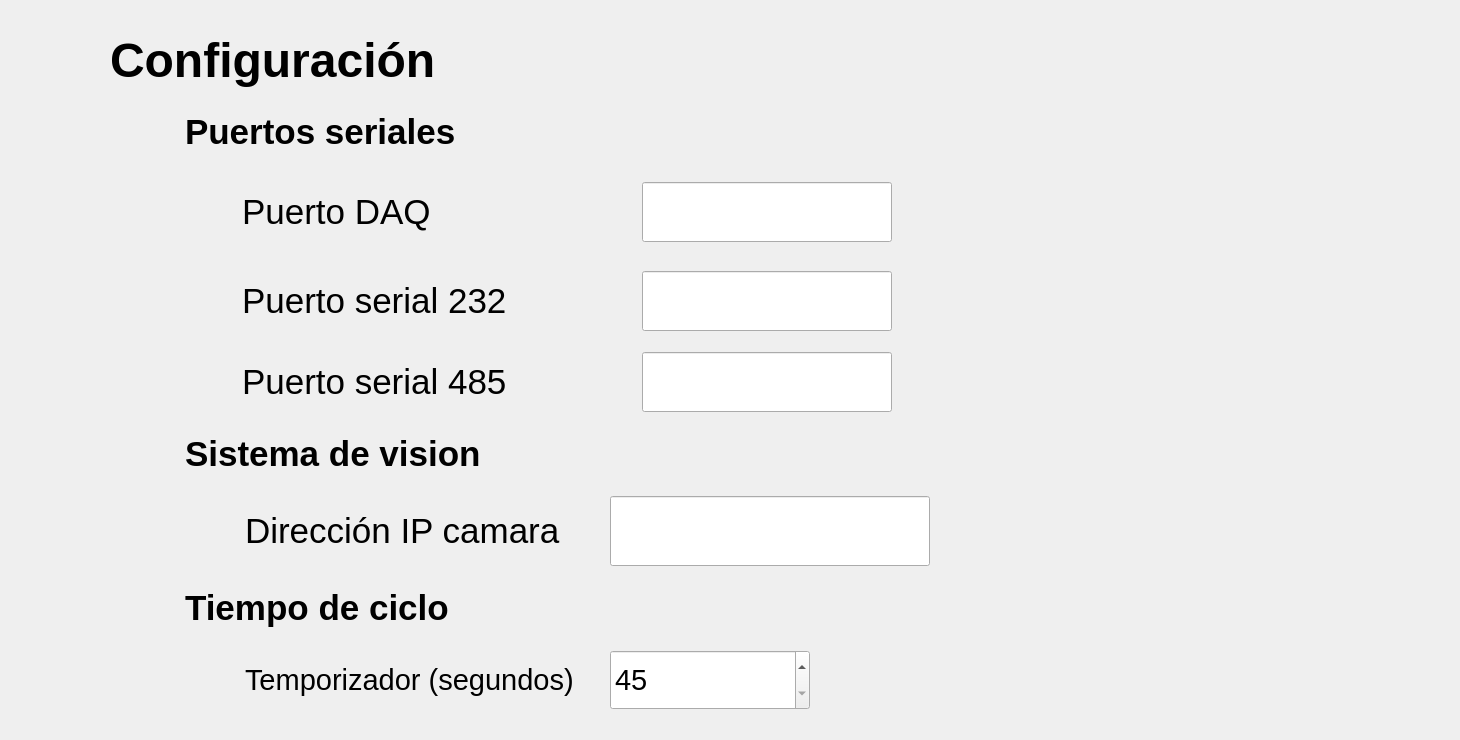
      <widget class="QWidget" name="ConfigurationEditSave">
       <property name="font">
        <font>
         <pointsize>26</pointsize>
        </font>
       </property>
       <layout class="QVBoxLayout" name="verticalLayout_13">
        <property name="spacing">
         <number>12</number>
        </property>
        <property name="leftMargin">
         <number>30</number>
        </property>
        <property name="topMargin">
         <number>30</number>
        </property>
        <property name="rightMargin">
         <number>30</number>
        </property>
        <property name="bottomMargin">
         <number>30</number>
        </property>
        <item>
         <layout class="QHBoxLayout" name="horizontalLayout_76">
          <property name="spacing">
           <number>30</number>
          </property>
          <item>
           <widget class="QLabel" name="lblConfig_4">
            <property name="minimumSize">
             <size>
              <width>50</width>
              <height>50</height>
             </size>
            </property>
            <property name="maximumSize">
             <size>
              <width>50</width>
              <height>50</height>
             </size>
            </property>
            <property name="text">
             <string/>
            </property>
            <property name="pixmap">
             <pixmap resource="../resources/resources.qrc">:/resources/cogwheel.png</pixmap>
            </property>
            <property name="scaledContents">
             <bool>true</bool>
            </property>
           </widget>
          </item>
          <item>
           <widget class="QLabel" name="label_43">
            <property name="minimumSize">
             <size>
              <width>380</width>
              <height>60</height>
             </size>
            </property>
            <property name="maximumSize">
             <size>
              <width>380</width>
              <height>60</height>
             </size>
            </property>
            <property name="font">
             <font>
              <pointsize>36</pointsize>
              <weight>75</weight>
              <bold>true</bold>
             </font>
            </property>
            <property name="text">
             <string>Configuración </string>
            </property>
           </widget>
          </item>
          <item>
           <spacer name="horizontalSpacer_113">
            <property name="orientation">
             <enum>Qt::Horizontal</enum>
            </property>
            <property name="sizeHint" stdset="0">
             <size>
              <width>508</width>
              <height>20</height>
             </size>
            </property>
           </spacer>
          </item>
          <item>
           <widget class="QLabel" name="lblGuardar">
            <property name="minimumSize">
             <size>
              <width>60</width>
              <height>60</height>
             </size>
            </property>
            <property name="maximumSize">
             <size>
              <width>70</width>
              <height>70</height>
             </size>
            </property>
            <property name="cursor">
             <cursorShape>PointingHandCursor</cursorShape>
            </property>
            <property name="toolTip">
             <string>Editar</string>
            </property>
            <property name="whatsThis">
             <string>Editar</string>
            </property>
            <property name="text">
             <string/>
            </property>
            <property name="pixmap">
             <pixmap resource="../resources/resources.qrc">:/resources/diskette.png</pixmap>
            </property>
            <property name="scaledContents">
             <bool>true</bool>
            </property>
           </widget>
          </item>
          <item>
           <widget class="QLabel" name="lblCancelar">
            <property name="minimumSize">
             <size>
              <width>60</width>
              <height>60</height>
             </size>
            </property>
            <property name="maximumSize">
             <size>
              <width>70</width>
              <height>70</height>
             </size>
            </property>
            <property name="cursor">
             <cursorShape>PointingHandCursor</cursorShape>
            </property>
            <property name="toolTip">
             <string>Editar</string>
            </property>
            <property name="whatsThis">
             <string>Editar</string>
            </property>
            <property name="text">
             <string/>
            </property>
            <property name="pixmap">
             <pixmap resource="../resources/resources.qrc">:/resources/undo.png</pixmap>
            </property>
            <property name="scaledContents">
             <bool>true</bool>
            </property>
           </widget>
          </item>
          <item>
           <spacer name="horizontalSpacer_115">
            <property name="orientation">
             <enum>Qt::Horizontal</enum>
            </property>
            <property name="sizeHint" stdset="0">
             <size>
              <width>28</width>
              <height>20</height>
             </size>
            </property>
           </spacer>
          </item>
         </layout>
        </item>
        <item>
         <layout class="QHBoxLayout" name="horizontalLayout_77">
          <property name="spacing">
           <number>15</number>
          </property>
          <property name="leftMargin">
           <number>90</number>
          </property>
          <item>
           <widget class="QLabel" name="lblseria_17">
            <property name="minimumSize">
             <size>
              <width>50</width>
              <height>50</height>
             </size>
            </property>
            <property name="maximumSize">
             <size>
              <width>50</width>
              <height>50</height>
             </size>
            </property>
            <property name="text">
             <string/>
            </property>
            <property name="pixmap">
             <pixmap resource="../resources/resources.qrc">:/resources/connection.png</pixmap>
            </property>
            <property name="scaledContents">
             <bool>true</bool>
            </property>
           </widget>
          </item>
          <item>
           <widget class="QLabel" name="lblTitleSeriales_17">
            <property name="minimumSize">
             <size>
              <width>350</width>
              <height>60</height>
             </size>
            </property>
            <property name="maximumSize">
             <size>
              <width>350</width>
              <height>60</height>
             </size>
            </property>
            <property name="font">
             <font>
              <pointsize>26</pointsize>
              <weight>75</weight>
              <bold>true</bold>
             </font>
            </property>
            <property name="text">
             <string>Puertos seriales</string>
            </property>
           </widget>
          </item>
          <item>
           <spacer name="horizontalSpacer_120">
            <property name="orientation">
             <enum>Qt::Horizontal</enum>
            </property>
            <property name="sizeHint" stdset="0">
             <size>
              <width>738</width>
              <height>20</height>
             </size>
            </property>
           </spacer>
          </item>
         </layout>
        </item>
        <item>
         <layout class="QHBoxLayout" name="horizontalLayout_133">
          <property name="spacing">
           <number>12</number>
          </property>
          <property name="leftMargin">
           <number>150</number>
          </property>
          <item>
           <widget class="QLabel" name="lblserial232_12">
            <property name="minimumSize">
             <size>
              <width>50</width>
              <height>50</height>
             </size>
            </property>
            <property name="maximumSize">
             <size>
              <width>50</width>
              <height>50</height>
             </size>
            </property>
            <property name="text">
             <string/>
            </property>
            <property name="pixmap">
             <pixmap resource="../resources/resources.qrc">:/resources/microchip.png</pixmap>
            </property>
            <property name="scaledContents">
             <bool>true</bool>
            </property>
           </widget>
          </item>
          <item>
           <widget class="QLabel" name="label_57">
            <property name="minimumSize">
             <size>
              <width>300</width>
              <height>60</height>
             </size>
            </property>
            <property name="maximumSize">
             <size>
              <width>300</width>
              <height>60</height>
             </size>
            </property>
            <property name="font">
             <font>
              <pointsize>26</pointsize>
             </font>
            </property>
            <property name="text">
             <string>Puerto DAQ</string>
            </property>
           </widget>
          </item>
          <item>
           <spacer name="horizontalSpacer_159">
            <property name="orientation">
             <enum>Qt::Horizontal</enum>
            </property>
            <property name="sizeType">
             <enum>QSizePolicy::Fixed</enum>
            </property>
            <property name="sizeHint" stdset="0">
             <size>
              <width>88</width>
              <height>20</height>
             </size>
            </property>
           </spacer>
          </item>
          <item>
           <widget class="QLineEdit" name="txtGatewayPort">
            <property name="minimumSize">
             <size>
              <width>250</width>
              <height>60</height>
             </size>
            </property>
            <property name="maximumSize">
             <size>
              <width>250</width>
              <height>60</height>
             </size>
            </property>
            <property name="font">
             <font>
              <pointsize>22</pointsize>
             </font>
            </property>
           </widget>
          </item>
          <item>
           <spacer name="horizontalSpacer_160">
            <property name="orientation">
             <enum>Qt::Horizontal</enum>
            </property>
            <property name="sizeHint" stdset="0">
             <size>
              <width>538</width>
              <height>77</height>
             </size>
            </property>
           </spacer>
          </item>
         </layout>
        </item>
        <item>
         <layout class="QHBoxLayout" name="horizontalLayout_78">
          <property name="spacing">
           <number>12</number>
          </property>
          <property name="leftMargin">
           <number>150</number>
          </property>
          <item>
           <widget class="QLabel" name="lblserial232_5">
            <property name="minimumSize">
             <size>
              <width>50</width>
              <height>50</height>
             </size>
            </property>
            <property name="maximumSize">
             <size>
              <width>50</width>
              <height>50</height>
             </size>
            </property>
            <property name="text">
             <string/>
            </property>
            <property name="pixmap">
             <pixmap resource="../resources/resources.qrc">:/resources/vga-port.png</pixmap>
            </property>
            <property name="scaledContents">
             <bool>true</bool>
            </property>
           </widget>
          </item>
          <item>
           <widget class="QLabel" name="label_46">
            <property name="minimumSize">
             <size>
              <width>300</width>
              <height>60</height>
             </size>
            </property>
            <property name="maximumSize">
             <size>
              <width>300</width>
              <height>60</height>
             </size>
            </property>
            <property name="font">
             <font>
              <pointsize>26</pointsize>
             </font>
            </property>
            <property name="text">
             <string>Puerto serial 232</string>
            </property>
           </widget>
          </item>
          <item>
           <spacer name="horizontalSpacer_123">
            <property name="orientation">
             <enum>Qt::Horizontal</enum>
            </property>
            <property name="sizeType">
             <enum>QSizePolicy::Fixed</enum>
            </property>
            <property name="sizeHint" stdset="0">
             <size>
              <width>88</width>
              <height>20</height>
             </size>
            </property>
           </spacer>
          </item>
          <item>
           <widget class="QLineEdit" name="txt232Port">
            <property name="minimumSize">
             <size>
              <width>250</width>
              <height>60</height>
             </size>
            </property>
            <property name="maximumSize">
             <size>
              <width>250</width>
              <height>60</height>
             </size>
            </property>
            <property name="font">
             <font>
              <pointsize>22</pointsize>
             </font>
            </property>
           </widget>
          </item>
          <item>
           <spacer name="horizontalSpacer_127">
            <property name="orientation">
             <enum>Qt::Horizontal</enum>
            </property>
            <property name="sizeHint" stdset="0">
             <size>
              <width>538</width>
              <height>77</height>
             </size>
            </property>
           </spacer>
          </item>
         </layout>
        </item>
        <item>
         <layout class="QHBoxLayout" name="horizontalLayout_79">
          <property name="spacing">
           <number>12</number>
          </property>
          <property name="leftMargin">
           <number>150</number>
          </property>
          <item>
           <widget class="QLabel" name="lblserial485_4">
            <property name="minimumSize">
             <size>
              <width>50</width>
              <height>50</height>
             </size>
            </property>
            <property name="maximumSize">
             <size>
              <width>50</width>
              <height>50</height>
             </size>
            </property>
            <property name="text">
             <string/>
            </property>
            <property name="pixmap">
             <pixmap resource="../resources/resources.qrc">:/resources/port.png</pixmap>
            </property>
            <property name="scaledContents">
             <bool>true</bool>
            </property>
           </widget>
          </item>
          <item>
           <widget class="QLabel" name="label_47">
            <property name="minimumSize">
             <size>
              <width>300</width>
              <height>60</height>
             </size>
            </property>
            <property name="maximumSize">
             <size>
              <width>300</width>
              <height>60</height>
             </size>
            </property>
            <property name="font">
             <font>
              <pointsize>26</pointsize>
             </font>
            </property>
            <property name="text">
             <string>Puerto serial 485</string>
            </property>
           </widget>
          </item>
          <item>
           <spacer name="horizontalSpacer_128">
            <property name="orientation">
             <enum>Qt::Horizontal</enum>
            </property>
            <property name="sizeType">
             <enum>QSizePolicy::Fixed</enum>
            </property>
            <property name="sizeHint" stdset="0">
             <size>
              <width>88</width>
              <height>20</height>
             </size>
            </property>
           </spacer>
          </item>
          <item>
           <widget class="QLineEdit" name="txt485Port">
            <property name="minimumSize">
             <size>
              <width>250</width>
              <height>60</height>
             </size>
            </property>
            <property name="maximumSize">
             <size>
              <width>250</width>
              <height>60</height>
             </size>
            </property>
            <property name="font">
             <font>
              <pointsize>22</pointsize>
             </font>
            </property>
           </widget>
          </item>
          <item>
           <spacer name="horizontalSpacer_131">
            <property name="orientation">
             <enum>Qt::Horizontal</enum>
            </property>
            <property name="sizeHint" stdset="0">
             <size>
              <width>518</width>
              <height>20</height>
             </size>
            </property>
           </spacer>
          </item>
         </layout>
        </item>
        <item>
         <layout class="QHBoxLayout" name="horizontalLayout_80">
          <property name="spacing">
           <number>15</number>
          </property>
          <property name="leftMargin">
           <number>90</number>
          </property>
          <item>
           <widget class="QLabel" name="lblseria_18">
            <property name="minimumSize">
             <size>
              <width>50</width>
              <height>50</height>
             </size>
            </property>
            <property name="maximumSize">
             <size>
              <width>50</width>
              <height>50</height>
             </size>
            </property>
            <property name="text">
             <string/>
            </property>
            <property name="pixmap">
             <pixmap resource="../resources/resources.qrc">:/resources/focus.png</pixmap>
            </property>
            <property name="scaledContents">
             <bool>true</bool>
            </property>
           </widget>
          </item>
          <item>
           <widget class="QLabel" name="lblTitleSeriales_18">
            <property name="minimumSize">
             <size>
              <width>350</width>
              <height>60</height>
             </size>
            </property>
            <property name="maximumSize">
             <size>
              <width>350</width>
              <height>60</height>
             </size>
            </property>
            <property name="font">
             <font>
              <pointsize>26</pointsize>
              <weight>75</weight>
              <bold>true</bold>
             </font>
            </property>
            <property name="text">
             <string>Sistema de vision</string>
            </property>
           </widget>
          </item>
          <item>
           <spacer name="horizontalSpacer_132">
            <property name="orientation">
             <enum>Qt::Horizontal</enum>
            </property>
            <property name="sizeHint" stdset="0">
             <size>
              <width>768</width>
              <height>20</height>
             </size>
            </property>
           </spacer>
          </item>
         </layout>
        </item>
        <item>
         <layout class="QHBoxLayout" name="horizontalLayout_81">
          <property name="spacing">
           <number>15</number>
          </property>
          <property name="leftMargin">
           <number>150</number>
          </property>
          <item>
           <widget class="QLabel" name="lblseria_19">
            <property name="minimumSize">
             <size>
              <width>50</width>
              <height>50</height>
             </size>
            </property>
            <property name="maximumSize">
             <size>
              <width>50</width>
              <height>50</height>
             </size>
            </property>
            <property name="text">
             <string/>
            </property>
            <property name="pixmap">
             <pixmap resource="../resources/resources.qrc">:/resources/webcam.png</pixmap>
            </property>
            <property name="scaledContents">
             <bool>true</bool>
            </property>
           </widget>
          </item>
          <item>
           <widget class="QLabel" name="lblTitleSeriales_19">
            <property name="minimumSize">
             <size>
              <width>350</width>
              <height>60</height>
             </size>
            </property>
            <property name="maximumSize">
             <size>
              <width>350</width>
              <height>60</height>
             </size>
            </property>
            <property name="font">
             <font>
              <pointsize>26</pointsize>
             </font>
            </property>
            <property name="text">
             <string>Dirección IP camara </string>
            </property>
           </widget>
          </item>
          <item>
           <widget class="QLineEdit" name="txtCameraAddress">
            <property name="minimumSize">
             <size>
              <width>320</width>
              <height>70</height>
             </size>
            </property>
            <property name="maximumSize">
             <size>
              <width>320</width>
              <height>70</height>
             </size>
            </property>
            <property name="font">
             <font>
              <pointsize>22</pointsize>
             </font>
            </property>
           </widget>
          </item>
          <item>
           <spacer name="horizontalSpacer_134">
            <property name="orientation">
             <enum>Qt::Horizontal</enum>
            </property>
            <property name="sizeHint" stdset="0">
             <size>
              <width>388</width>
              <height>20</height>
             </size>
            </property>
           </spacer>
          </item>
         </layout>
        </item>
        <item>
         <layout class="QHBoxLayout" name="horizontalLayout_82">
          <property name="spacing">
           <number>15</number>
          </property>
          <property name="leftMargin">
           <number>90</number>
          </property>
          <item>
           <widget class="QLabel" name="lblseria_20">
            <property name="minimumSize">
             <size>
              <width>50</width>
              <height>50</height>
             </size>
            </property>
            <property name="maximumSize">
             <size>
              <width>50</width>
              <height>50</height>
             </size>
            </property>
            <property name="text">
             <string/>
            </property>
            <property name="pixmap">
             <pixmap resource="../resources/resources.qrc">:/resources/cycle (1).png</pixmap>
            </property>
            <property name="scaledContents">
             <bool>true</bool>
            </property>
           </widget>
          </item>
          <item>
           <widget class="QLabel" name="lblTitleSeriales_20">
            <property name="minimumSize">
             <size>
              <width>350</width>
              <height>60</height>
             </size>
            </property>
            <property name="maximumSize">
             <size>
              <width>350</width>
              <height>60</height>
             </size>
            </property>
            <property name="font">
             <font>
              <pointsize>26</pointsize>
              <weight>75</weight>
              <bold>true</bold>
             </font>
            </property>
            <property name="text">
             <string>Tiempo de ciclo</string>
            </property>
           </widget>
          </item>
          <item>
           <spacer name="horizontalSpacer_135">
            <property name="minimumSize">
             <size>
              <width>60</width>
              <height>60</height>
             </size>
            </property>
            <property name="orientation">
             <enum>Qt::Horizontal</enum>
            </property>
            <property name="sizeHint" stdset="0">
             <size>
              <width>768</width>
              <height>20</height>
             </size>
            </property>
           </spacer>
          </item>
         </layout>
        </item>
        <item>
         <layout class="QHBoxLayout" name="horizontalLayout_112">
          <property name="spacing">
           <number>15</number>
          </property>
          <property name="leftMargin">
           <number>150</number>
          </property>
          <item>
           <widget class="QLabel" name="lblseria_21">
            <property name="minimumSize">
             <size>
              <width>50</width>
              <height>50</height>
             </size>
            </property>
            <property name="maximumSize">
             <size>
              <width>50</width>
              <height>50</height>
             </size>
            </property>
            <property name="text">
             <string/>
            </property>
            <property name="pixmap">
             <pixmap resource="../resources/resources.qrc">:/resources/clock_2.png</pixmap>
            </property>
            <property name="scaledContents">
             <bool>true</bool>
            </property>
           </widget>
          </item>
          <item>
           <widget class="QLabel" name="lblTitleSeriales_21">
            <property name="minimumSize">
             <size>
              <width>350</width>
              <height>60</height>
             </size>
            </property>
            <property name="maximumSize">
             <size>
              <width>350</width>
              <height>60</height>
             </size>
            </property>
            <property name="font">
             <font>
              <pointsize>22</pointsize>
             </font>
            </property>
            <property name="text">
             <string>Temporizador (segundos)</string>
            </property>
           </widget>
          </item>
          <item>
           <widget class="QSpinBox" name="spinboxTimer">
            <property name="minimumSize">
             <size>
              <width>200</width>
              <height>60</height>
             </size>
            </property>
            <property name="maximumSize">
             <size>
              <width>350</width>
              <height>60</height>
             </size>
            </property>
            <property name="font">
             <font>
              <pointsize>22</pointsize>
             </font>
            </property>
            <property name="minimum">
             <number>45</number>
            </property>
            <property name="maximum">
             <number>60</number>
            </property>
           </widget>
          </item>
          <item>
           <spacer name="horizontalSpacer_136">
            <property name="orientation">
             <enum>Qt::Horizontal</enum>
            </property>
            <property name="sizeHint" stdset="0">
             <size>
              <width>318</width>
              <height>20</height>
             </size>
            </property>
           </spacer>
          </item>
         </layout>
        </item>
       </layout>
      </widget>
